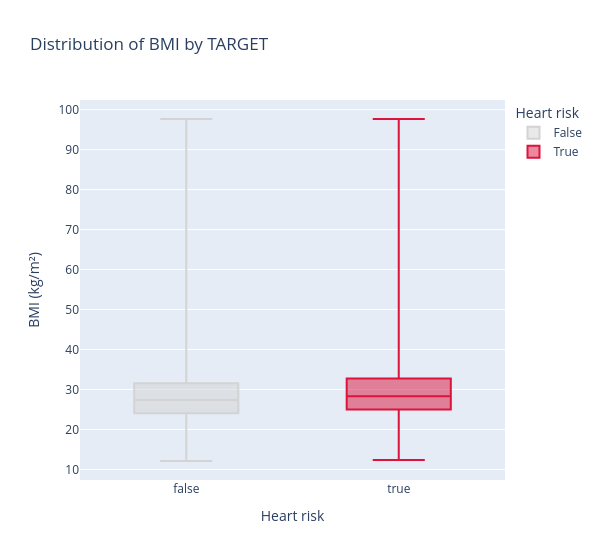

Source (notebook cell):
### Markdown cell above
_BMI5

### Code cell
import plotly.express as px

df_full['BMI'] = df_full['_BMI5'] / 100

fig = px.box(
    df_full,
    x='TARGET',
    y='BMI',
    color='TARGET',
    color_discrete_map={0: 'lightgrey', 1: 'crimson'},
    points=False,  # ou 'outliers' ou False
    title='Distribution of BMI by TARGET',
    labels={'BMI': 'BMI (kg/m²)', 'TARGET': 'Heart risk'},
    width=600

)

fig.show()

### Figure 1 — Plotly figure (JSON) as saved in the notebook; plotly's stock layout.template omitted (floating-point values rounded to 4 significant figures; data arrays with more than 128 entries replaced by an {"elided": "..."} marker saying what was removed)
{"data": [{"alignmentgroup": "True", "boxpoints": false, "hovertemplate": "Heart risk=%{x}<br>BMI (kg/m²)=%{y}<extra></extra>", "legendgroup": "False", "marker": {"color": "lightgrey"}, "name": "False", "notched": false, "offsetgroup": "False", "orientation": "v", "showlegend": true, "type": "box", "x": {"elided": "168443 bool values"}, "x0": " ", "xaxis": "x", "y": {"elided": "168443 float values"}, "y0": " ", "yaxis": "y"}, {"alignmentgroup": "True", "boxpoints": false, "hovertemplate": "Heart risk=%{x}<br>BMI (kg/m²)=%{y}<extra></extra>", "legendgroup": "True", "marker": {"color": "crimson"}, "name": "True", "notched": false, "offsetgroup": "True", "orientation": "v", "showlegend": true, "type": "box", "x": {"elided": "16623 bool values"}, "x0": " ", "xaxis": "x", "y": {"elided": "16623 float values"}, "y0": " ", "yaxis": "y"}], "layout": {"boxmode": "overlay", "legend": {"title": {"text": "Heart risk"}, "tracegroupgap": 0}, "title": {"text": "Distribution of BMI by TARGET"}, "width": 600, "xaxis": {"anchor": "y", "categoryarray": [false, true], "categoryorder": "array", "domain": [0, 1], "title": {"text": "Heart risk"}}, "yaxis": {"anchor": "x", "domain": [0, 1], "title": {"text": "BMI (kg/m²)"}}}}
